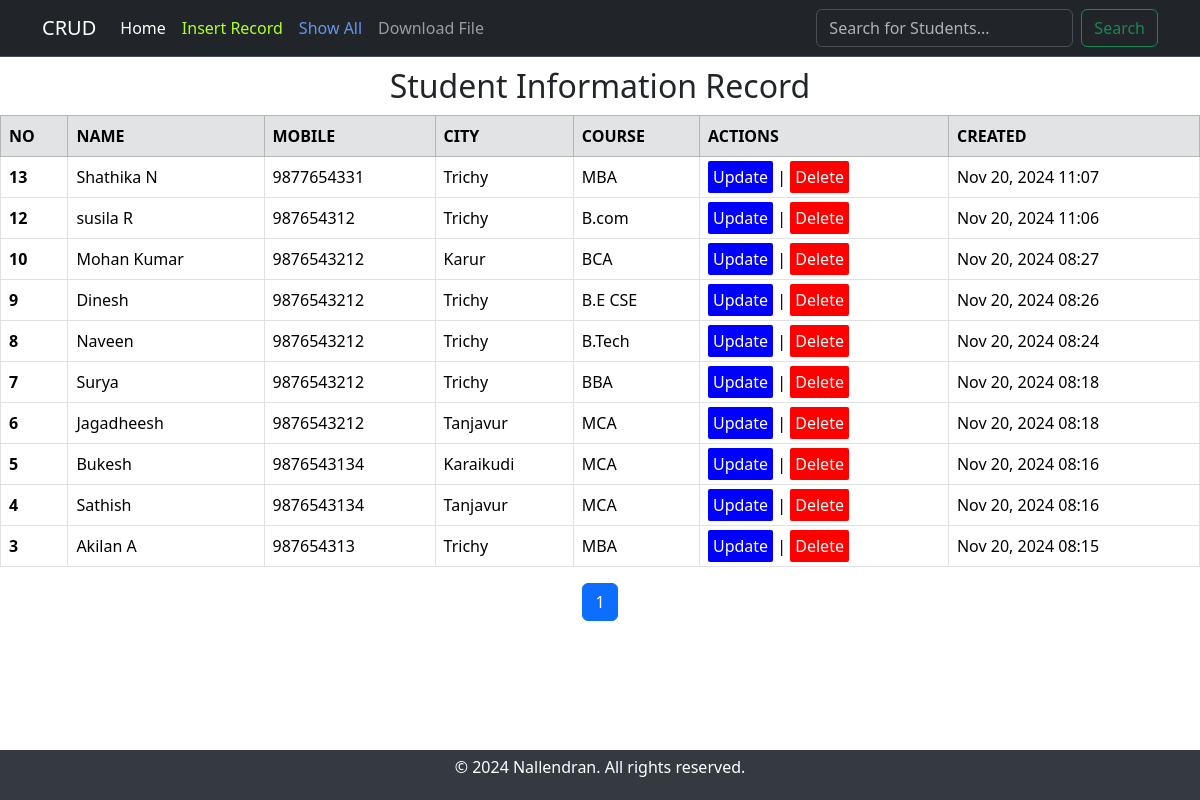
The page / on the database its author committed.
### crudapp/models.py (models this page shows)
class Student(models.Model):
    no=models.IntegerField()
    name=models.CharField(max_length=64)
    mobile=models.IntegerField()
    city=models.CharField(max_length=100)
    course=models.CharField(max_length=100)
    updated=models.DateTimeField(auto_now=True)
    created=models.DateTimeField(auto_now_add=True)
    class Meta:
        ordering=['-updated','-created']

### crudapp/views.py (the view)
# urls.py: path('',views.read,name='read'),
def read(request):
    q = request.GET.get('q', '')  # Default to an empty string
    student_list = Student.objects.filter(
        Q(name__icontains=q) |
        Q(city__icontains=q) |
        Q(course__icontains=q)
    )
    paginator = Paginator(student_list, 10)
    page_number = request.GET.get('page')
    page_obj = paginator.get_page(page_number)
    return render(request, 'apps/result.html', {'s': page_obj, 'q': q})

### templates/apps/result.html (shortened to what this page needs)
{%load static%}
<!DOCTYPE html>
<html lang="en">
<head>
    <link href="https://cdn.jsdelivr.net/npm/bootstrap@5.3.3/dist/css/bootstrap.min.css" rel="stylesheet">
    <link rel="stylesheet" href="{%static 'css/style.css'%}">
</head>
<body>
  <nav class="navbar navbar-expand-lg bg-dark border-bottom border-body" data-bs-theme="dark">
    <div class="container-md">
      <a class="navbar-brand">CRUD</a>
      <div class="collapse navbar-collapse" id="navbarSupportedContent">
        <ul class="navbar-nav me-auto mb-2 mb-lg-0">
          <li class="nav-item">
            <a class="nav-link active" aria-current="page" href="{% url 'read' %}">Home</a>
          </li>
          <li class="nav-item">
            <a class="nav-link" id="insert" href="{% url 'insert' %}">Insert Record</a>
          </li>
          <li class="nav-item">
            <a class="nav-link" id="showall" href="{% url 'read' %}">Show All</a>
          </li>
          <li class="nav-item">
            <a class="nav-link" href="{% url 'download' %}">Download File</a>
          </li>
        </ul>
        <form class="d-flex" role="search" method="GET" action="{% url 'read' %}">
          <input class="form-control me-2" name="q" type="search" placeholder="Search for Students..." aria-label="Search" value="{{q}}">
          <button class="btn btn-outline-success" type="submit">Search</button>
        </form>
      </div>
    </div>
  </nav>
      {%block content%}
      <main>
        <h2>Student Information Record</h2>
    {% if s %}
        <table class="table table-hover table-bordered">
            <thead>
              <tr class="table-secondary">
                <th scope="col">NO</th>
                <th scope="col">NAME</th>
                <th scope="col">MOBILE</th>
                <th scope="col">CITY</th>
                <th scope="col">COURSE</th>
                <th scope="col">ACTIONS</th>
                <th scope="col">CREATED</th>
              </tr>
            </thead>
            <tbody>
            {% for i in s %}
              <tr>
                <th scope="row">{{ i.no }}</th>
                <td>{{ i.name }}</td>
                <td>{{ i.mobile }}</td>
                <td>{{ i.city }}</td>
                <td>{{ i.course }}</td>
                <td><a class='update-link' href="/update/{{ i.id }}">Update</a> | <a class='delete-link' href="/delete/{{ i.id }}">Delete</a></td>
                <td>{{ i.created|date:" M d, Y H:i" }}</td>
              </tr>
            {% endfor %}
            </tbody>
        </table>
        <nav>
          <ul class="pagination justify-content-center">
            {% for page_num in s.paginator.page_range %}
              {% if page_num == s.number %}
                <li class="page-item active"><span class="page-link">{{ page_num }}</span></li>
              {% elif page_num >= s.number|add:'-2' and page_num <= s.number|add:'2' %}
                <li class="page-item"><a class="page-link" href="?q={{ q }}&page={{ page_num }}">{{ page_num }}</a></li>
              {% endif %}
            {% endfor %}
          </ul>
        </nav>
    {% else %}
    <p>No Records Found..</p>
    {% endif %}
      </main>
      {%endblock%}
      <footer>
        <p>&copy; 2024 Nallendran. All rights reserved.</p>
      </footer>
</body>
</html>

### static/css/style.css (style rules this page uses)
h2 { text-align: center; margin-top: 10px; }
table { margin-top: 10px; }
body { min-height: 100vh; display: flex; flex-direction: column; }
main { flex: 1; }
footer { position: fixed; bottom: 0; width: 100%; background-color: #343a40; color: white; text-align: center; padding: 5px 0; }
body { display: flex; flex-direction: column; min-height: 100vh; margin: 0; }

### templates/apps/result.html (style rules this page uses)
.update-link { text-decoration: none; color: white; background-color: blue; padding: 5px; border-radius: 2px; }
.delete-link { text-decoration: none; color: white; background-color: red ; padding: 5px; border-radius: 2px; }
#insert { color: greenyellow; }
#showall { color:cornflowerblue; }
p { display: flex; justify-content: center; align-items: center; }

### rows shown on the page
Student: no "13", name "Shathika N", mobile "9877654331", city "Trichy", course "MBA", created "Nov 20, 2024 11:07"
Student: no "12", name "susila R", mobile "987654312", city "Trichy", course "B.com", created "Nov 20, 2024 11:06"
Student: no "10", name "Mohan Kumar", mobile "9876543212", city "Karur", course "BCA", created "Nov 20, 2024 08:27"
Student: no "9", name "Dinesh", mobile "9876543212", city "Trichy", course "B.E CSE", created "Nov 20, 2024 08:26"
Student: no "8", name "Naveen", mobile "9876543212", city "Trichy", course "B.Tech", created "Nov 20, 2024 08:24"
Student: no "7", name "Surya", mobile "9876543212", city "Trichy", course "BBA", created "Nov 20, 2024 08:18"
Student: no "6", name "Jagadheesh", mobile "9876543212", city "Tanjavur", course "MCA", created "Nov 20, 2024 08:18"
Student: no "5", name "Bukesh", mobile "9876543134", city "Karaikudi", course "MCA", created "Nov 20, 2024 08:16"
Student: no "4", name "Sathish", mobile "9876543134", city "Tanjavur", course "MCA", created "Nov 20, 2024 08:16"
Student: no "3", name "Akilan A", mobile "987654313", city "Trichy", course "MBA", created "Nov 20, 2024 08:15"

### other values the page prints
{{ page_num }} "1"
